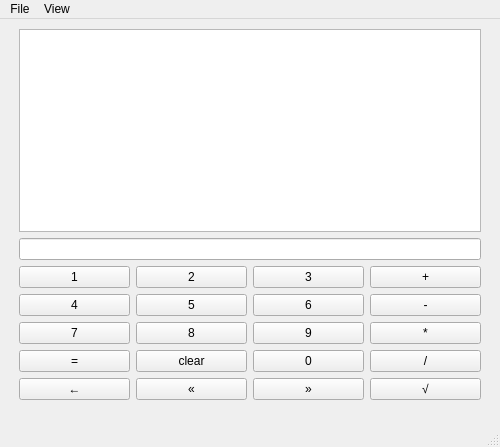
<?xml version="1.0" encoding="UTF-8"?>
<ui version="4.0">
 <class>MainWindow</class>
 <widget class="QMainWindow" name="MainWindow">
  <property name="geometry">
   <rect>
    <x>0</x>
    <y>0</y>
    <width>500</width>
    <height>447</height>
   </rect>
  </property>
  <property name="windowTitle">
   <string>spycalc v0.1.0</string>
  </property>
  <widget class="QWidget" name="centralwidget">
   <widget class="QWidget" name="verticalLayoutWidget">
    <property name="geometry">
     <rect>
      <x>19</x>
      <y>10</y>
      <width>462</width>
      <height>371</height>
     </rect>
    </property>
    <layout class="QVBoxLayout" name="verticalLayout">
     <item>
      <widget class="QListWidget" name="prev_out"/>
     </item>
     <item>
      <widget class="QLineEdit" name="current_equ"/>
     </item>
     <item>
      <layout class="QGridLayout" name="gridLayout">
       <item row="0" column="1">
        <widget class="QPushButton" name="two">
         <property name="text">
          <string>2</string>
         </property>
        </widget>
       </item>
       <item row="0" column="3">
        <widget class="QPushButton" name="add">
         <property name="text">
          <string>+</string>
         </property>
        </widget>
       </item>
       <item row="0" column="0">
        <widget class="QPushButton" name="one">
         <property name="text">
          <string>1</string>
         </property>
        </widget>
       </item>
       <item row="1" column="2">
        <widget class="QPushButton" name="six">
         <property name="text">
          <string>6</string>
         </property>
        </widget>
       </item>
       <item row="1" column="1">
        <widget class="QPushButton" name="five">
         <property name="text">
          <string>5</string>
         </property>
        </widget>
       </item>
       <item row="2" column="0">
        <widget class="QPushButton" name="seven">
         <property name="text">
          <string>7</string>
         </property>
        </widget>
       </item>
       <item row="1" column="0">
        <widget class="QPushButton" name="four">
         <property name="text">
          <string>4</string>
         </property>
        </widget>
       </item>
       <item row="2" column="1">
        <widget class="QPushButton" name="eight">
         <property name="text">
          <string>8</string>
         </property>
        </widget>
       </item>
       <item row="3" column="3">
        <widget class="QPushButton" name="div">
         <property name="text">
          <string>/</string>
         </property>
        </widget>
       </item>
       <item row="3" column="0">
        <widget class="QPushButton" name="equ">
         <property name="text">
          <string>=</string>
         </property>
        </widget>
       </item>
       <item row="2" column="2">
        <widget class="QPushButton" name="nine">
         <property name="text">
          <string>9</string>
         </property>
        </widget>
       </item>
       <item row="0" column="2">
        <widget class="QPushButton" name="three">
         <property name="text">
          <string>3</string>
         </property>
        </widget>
       </item>
       <item row="2" column="3">
        <widget class="QPushButton" name="mul">
         <property name="text">
          <string>*</string>
         </property>
        </widget>
       </item>
       <item row="3" column="1">
        <widget class="QPushButton" name="clear">
         <property name="text">
          <string>clear</string>
         </property>
        </widget>
       </item>
       <item row="1" column="3">
        <widget class="QPushButton" name="min">
         <property name="text">
          <string>-</string>
         </property>
        </widget>
       </item>
       <item row="3" column="2">
        <widget class="QPushButton" name="zero">
         <property name="text">
          <string>0</string>
         </property>
        </widget>
       </item>
       <item row="4" column="0">
        <widget class="QPushButton" name="back">
         <property name="text">
          <string>←</string>
         </property>
        </widget>
       </item>
       <item row="4" column="1">
        <widget class="QPushButton" name="prev">
         <property name="text">
          <string>«</string>
         </property>
        </widget>
       </item>
       <item row="4" column="2">
        <widget class="QPushButton" name="next">
         <property name="text">
          <string>»</string>
         </property>
        </widget>
       </item>
       <item row="4" column="3">
        <widget class="QPushButton" name="sqrt">
         <property name="text">
          <string>√</string>
         </property>
        </widget>
       </item>
      </layout>
     </item>
    </layout>
   </widget>
  </widget>
  <widget class="QMenuBar" name="menubar">
   <property name="geometry">
    <rect>
     <x>0</x>
     <y>0</y>
     <width>500</width>
     <height>36</height>
    </rect>
   </property>
   <widget class="QMenu" name="menuFile">
    <property name="title">
     <string>File</string>
    </property>
    <addaction name="action_Help"/>
    <addaction name="action_Exit"/>
    <addaction name="action_Update"/>
   </widget>
   <widget class="QMenu" name="menuView">
    <property name="title">
     <string>View</string>
    </property>
    <addaction name="actionLoaded_Scripts"/>
   </widget>
   <addaction name="menuFile"/>
   <addaction name="menuView"/>
  </widget>
  <widget class="QStatusBar" name="statusbar"/>
  <action name="action_Help">
   <property name="text">
    <string>&amp;Help</string>
   </property>
  </action>
  <action name="action_exit">
   <property name="text">
    <string>&amp;exit</string>
   </property>
  </action>
  <action name="action_Exit">
   <property name="text">
    <string>&amp;Exit</string>
   </property>
  </action>
  <action name="actionLoaded_Scripts">
   <property name="text">
    <string>Loaded Scripts</string>
   </property>
  </action>
  <action name="action_Update">
   <property name="text">
    <string>&amp;Update</string>
   </property>
  </action>
 </widget>
 <resources/>
 <connections/>
</ui>
